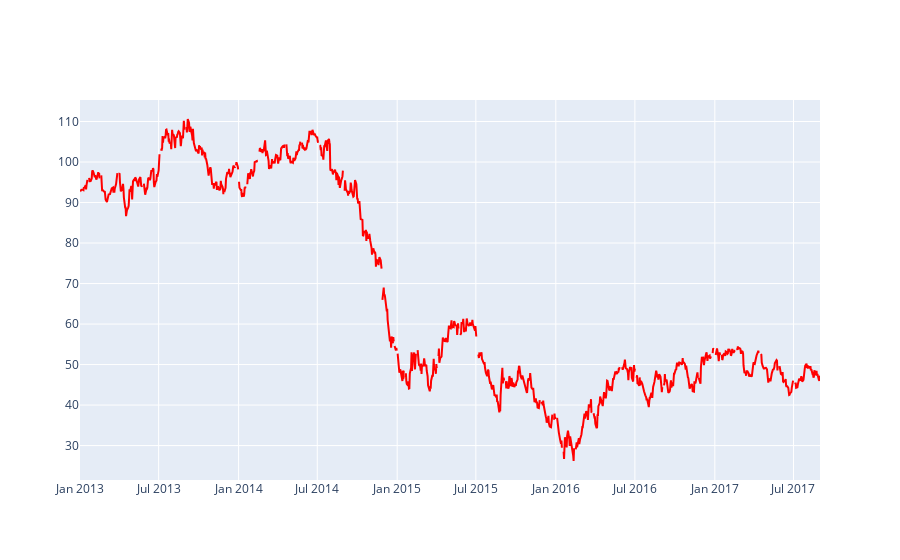

Notebook code for this chart:
### Code cell
# oil_price trend
fig = go.Figure(data=go.Scatter(x=oil_df['date'], 
                                y=oil_df['dcoilwtico'],
                                marker_color='red', text="sales"))
fig.show()

### Figure 1 — Plotly figure (JSON) as saved in the notebook; plotly's stock layout.template omitted (floating-point values rounded to 4 significant figures; data arrays with more than 128 entries replaced by an {"elided": "..."} marker saying what was removed)
{"data": [{"marker": {"color": "red"}, "text": "sales", "type": "scatter", "x": {"elided": "1218 str values"}, "y": {"elided": "1218 float values"}}], "layout": {}}
